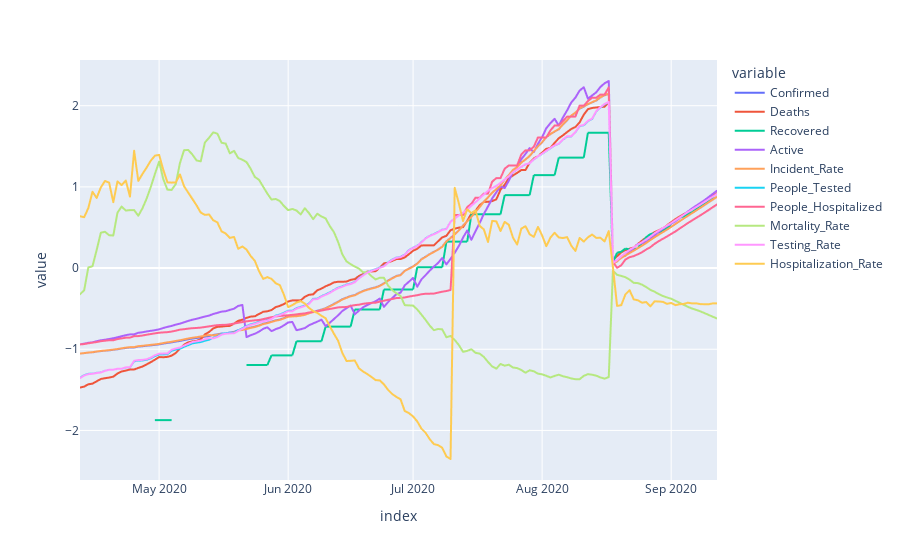

Here is the notebook cell this chart was saved with:
### Code cell
state = 'Alabama'
pd.concat([state_dfs[state], state_forecasts[state]]).plot()

### Figure 1 — Plotly figure (JSON) as saved in the notebook; plotly's stock layout.template omitted (floating-point values rounded to 4 significant figures; data arrays with more than 128 entries replaced by an {"elided": "..."} marker saying what was removed)
{"data": [{"hovertemplate": "variable=Confirmed<br>index=%{x}<br>value=%{y}<extra></extra>", "legendgroup": "Confirmed", "line": {"color": "#636efa", "dash": "solid"}, "mode": "lines", "name": "Confirmed", "showlegend": true, "type": "scattergl", "x": {"elided": "154 str values"}, "xaxis": "x", "y": {"elided": "154 float values"}, "yaxis": "y"}, {"hovertemplate": "variable=Deaths<br>index=%{x}<br>value=%{y}<extra></extra>", "legendgroup": "Deaths", "line": {"color": "#EF553B", "dash": "solid"}, "mode": "lines", "name": "Deaths", "showlegend": true, "type": "scattergl", "x": {"elided": "154 str values"}, "xaxis": "x", "y": {"elided": "154 float values"}, "yaxis": "y"}, {"hovertemplate": "variable=Recovered<br>index=%{x}<br>value=%{y}<extra></extra>", "legendgroup": "Recovered", "line": {"color": "#00cc96", "dash": "solid"}, "mode": "lines", "name": "Recovered", "showlegend": true, "type": "scattergl", "x": {"elided": "154 str values"}, "xaxis": "x", "y": {"elided": "154 float values"}, "yaxis": "y"}, {"hovertemplate": "variable=Active<br>index=%{x}<br>value=%{y}<extra></extra>", "legendgroup": "Active", "line": {"color": "#ab63fa", "dash": "solid"}, "mode": "lines", "name": "Active", "showlegend": true, "type": "scattergl", "x": {"elided": "154 str values"}, "xaxis": "x", "y": {"elided": "154 float values"}, "yaxis": "y"}, {"hovertemplate": "variable=Incident_Rate<br>index=%{x}<br>value=%{y}<extra></extra>", "legendgroup": "Incident_Rate", "line": {"color": "#FFA15A", "dash": "solid"}, "mode": "lines", "name": "Incident_Rate", "showlegend": true, "type": "scattergl", "x": {"elided": "154 str values"}, "xaxis": "x", "y": {"elided": "154 float values"}, "yaxis": "y"}, {"hovertemplate": "variable=People_Tested<br>index=%{x}<br>value=%{y}<extra></extra>", "legendgroup": "People_Tested", "line": {"color": "#19d3f3", "dash": "solid"}, "mode": "lines", "name": "People_Tested", "showlegend": true, "type": "scattergl", "x": {"elided": "154 str values"}, "xaxis": "x", "y": {"elided": "154 float values"}, "yaxis": "y"}, {"hovertemplate": "variable=People_Hospitalized<br>index=%{x}<br>value=%{y}<extra></extra>", "legendgroup": "People_Hospitalized", "line": {"color": "#FF6692", "dash": "solid"}, "mode": "lines", "name": "People_Hospitalized", "showlegend": true, "type": "scattergl", "x": {"elided": "154 str values"}, "xaxis": "x", "y": {"elided": "154 float values"}, "yaxis": "y"}, {"hovertemplate": "variable=Mortality_Rate<br>index=%{x}<br>value=%{y}<extra></extra>", "legendgroup": "Mortality_Rate", "line": {"color": "#B6E880", "dash": "solid"}, "mode": "lines", "name": "Mortality_Rate", "showlegend": true, "type": "scattergl", "x": {"elided": "154 str values"}, "xaxis": "x", "y": {"elided": "154 float values"}, "yaxis": "y"}, {"hovertemplate": "variable=Testing_Rate<br>index=%{x}<br>value=%{y}<extra></extra>", "legendgroup": "Testing_Rate", "line": {"color": "#FF97FF", "dash": "solid"}, "mode": "lines", "name": "Testing_Rate", "showlegend": true, "type": "scattergl", "x": {"elided": "154 str values"}, "xaxis": "x", "y": {"elided": "154 float values"}, "yaxis": "y"}, {"hovertemplate": "variable=Hospitalization_Rate<br>index=%{x}<br>value=%{y}<extra></extra>", "legendgroup": "Hospitalization_Rate", "line": {"color": "#FECB52", "dash": "solid"}, "mode": "lines", "name": "Hospitalization_Rate", "showlegend": true, "type": "scattergl", "x": {"elided": "154 str values"}, "xaxis": "x", "y": {"elided": "154 float values"}, "yaxis": "y"}], "layout": {"legend": {"title": {"text": "variable"}, "tracegroupgap": 0}, "margin": {"t": 60}, "xaxis": {"anchor": "y", "domain": [0, 1], "title": {"text": "index"}}, "yaxis": {"anchor": "x", "domain": [0, 1], "title": {"text": "value"}}}}
